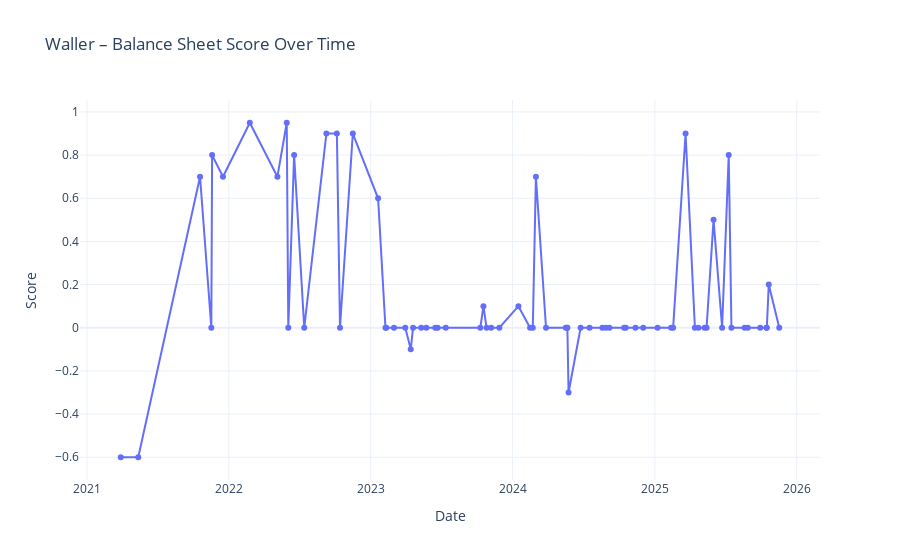

Notebook code for this chart:
### Code cell
import json
author_key = "williams"
topic = "Balance Sheet"

import plotly.graph_objects as go

score_curve = {}
with open(f"info_folder/score_{author_key}.json", "r", encoding="utf-8") as f:
    score_data = json.load(f)
    for row in score_data:
        date = find_date_by_id(author_key, row["id"])
        topic_score = row["gpt-5"][topic]
        score_curve[date] = topic_score

score_curve = dict(sorted(score_curve.items(), key=lambda x: x[0]))
fig = go.Figure()

fig.add_trace(go.Scatter(
    x=list(score_curve.keys()),
    y=list(score_curve.values()),
    mode='lines+markers',
    name=f"{author_key} – {topic}",
    line=dict(width=2)
))

fig.update_layout(
    title=f"{author_key.capitalize()} – {topic} Score Over Time",
    xaxis_title="Date",
    yaxis_title="Score",
    template="plotly_white"
)

fig.show()

### Figure 1 — Plotly figure (JSON) as saved in the notebook; plotly's stock layout.template omitted (floating-point values rounded to 4 significant figures)
{"data": [{"line": {"width": 2}, "mode": "lines+markers", "name": "waller – Balance Sheet", "x": ["2021-03-29T00:00:00", "2021-05-13T00:00:00", "2021-10-19T00:00:00", "2021-11-17T00:00:00", "2021-11-19T00:00:00", "2021-12-17T00:00:00", "2022-02-24T00:00:00", "2022-05-06T00:00:00", "2022-05-30T00:00:00", "2022-06-03T00:00:00", "2022-06-18T00:00:00", "2022-07-14T00:00:00", "2022-09-09T00:00:00", "2022-10-06T00:00:00", "2022-10-14T00:00:00", "2022-11-16T00:00:00", "2023-01-20T00:00:00", "2023-02-08T00:00:00", "2023-02-10T00:00:00", "2023-03-02T00:00:00", "2023-03-31T00:00:00", "2023-04-14T00:00:00", "2023-04-20T00:00:00", "2023-05-11T00:00:00", "2023-05-24T00:00:00", "2023-06-16T00:00:00", "2023-06-22T00:00:00", "2023-07-13T00:00:00", "2023-10-10T00:00:00", "2023-10-18T00:00:00", "2023-10-26T00:00:00", "2023-11-07T00:00:00", "2023-11-28T00:00:00", "2024-01-16T00:00:00", "2024-02-15T00:00:00", "2024-02-22T00:00:00", "2024-03-01T00:00:00", "2024-03-27T00:00:00", "2024-05-17T00:00:00", "2024-05-20T00:00:00", "2024-05-21T00:00:00", "2024-05-24T00:00:00", "2024-06-24T00:00:00", "2024-07-17T00:00:00", "2024-08-19T00:00:00", "2024-08-28T00:00:00", "2024-09-06T00:00:00", "2024-10-14T00:00:00", "2024-10-18T00:00:00", "2024-11-12T00:00:00", "2024-12-02T00:00:00", "2025-01-08T00:00:00", "2025-02-12T00:00:00", "2025-02-17T00:00:00", "2025-03-21T00:00:00", "2025-04-14T00:00:00", "2025-04-23T00:00:00", "2025-05-09T00:00:00", "2025-05-14T00:00:00", "2025-06-01T00:00:00", "2025-06-23T00:00:00", "2025-07-10T00:00:00", "2025-07-17T00:00:00", "2025-08-20T00:00:00", "2025-08-28T00:00:00", "2025-09-29T00:00:00", "2025-10-15T00:00:00", "2025-10-16T00:00:00", "2025-10-21T00:00:00", "2025-11-17T00:00:00"], "y": [-0.6, -0.6, 0.7, 0.0, 0.8, 0.7, 0.95, 0.7, 0.95, 0.0, 0.8, 0.0, 0.9, 0.9, 0.0, 0.9, 0.6, 0.0, 0.0, 0.0, 0.0, -0.1, 0.0, 0.0, 0.0, 0.0, 0.0, 0.0, 0.0, 0.1, 0.0, 0.0, 0.0, 0.1, 0.0, 0.0, 0.7, 0.0, 0.0, 0.0, 0.0, -0.3, 0.0, 0.0, 0.0, 0.0, 0.0, 0.0, 0.0, 0.0, 0.0, 0.0, 0.0, 0.0, 0.9, 0.0, 0.0, 0.0, 0.0, 0.5, 0.0, 0.8, 0.0, 0.0, 0.0, 0.0, 0.0, 0.0, 0.2, 0.0], "type": "scatter"}], "layout": {"title": {"text": "Waller – Balance Sheet Score Over Time"}, "xaxis": {"title": {"text": "Date"}}, "yaxis": {"title": {"text": "Score"}}}}
